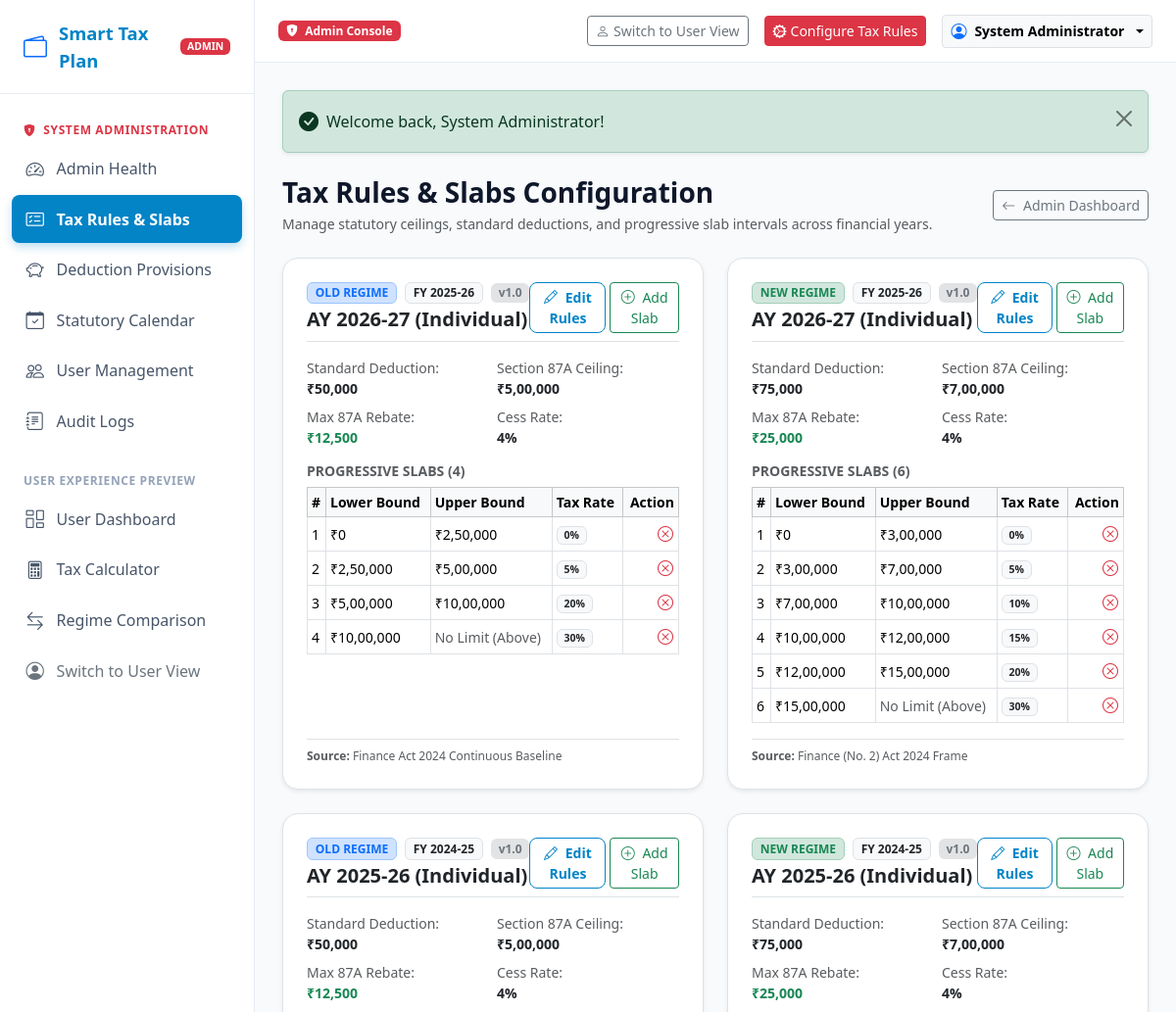
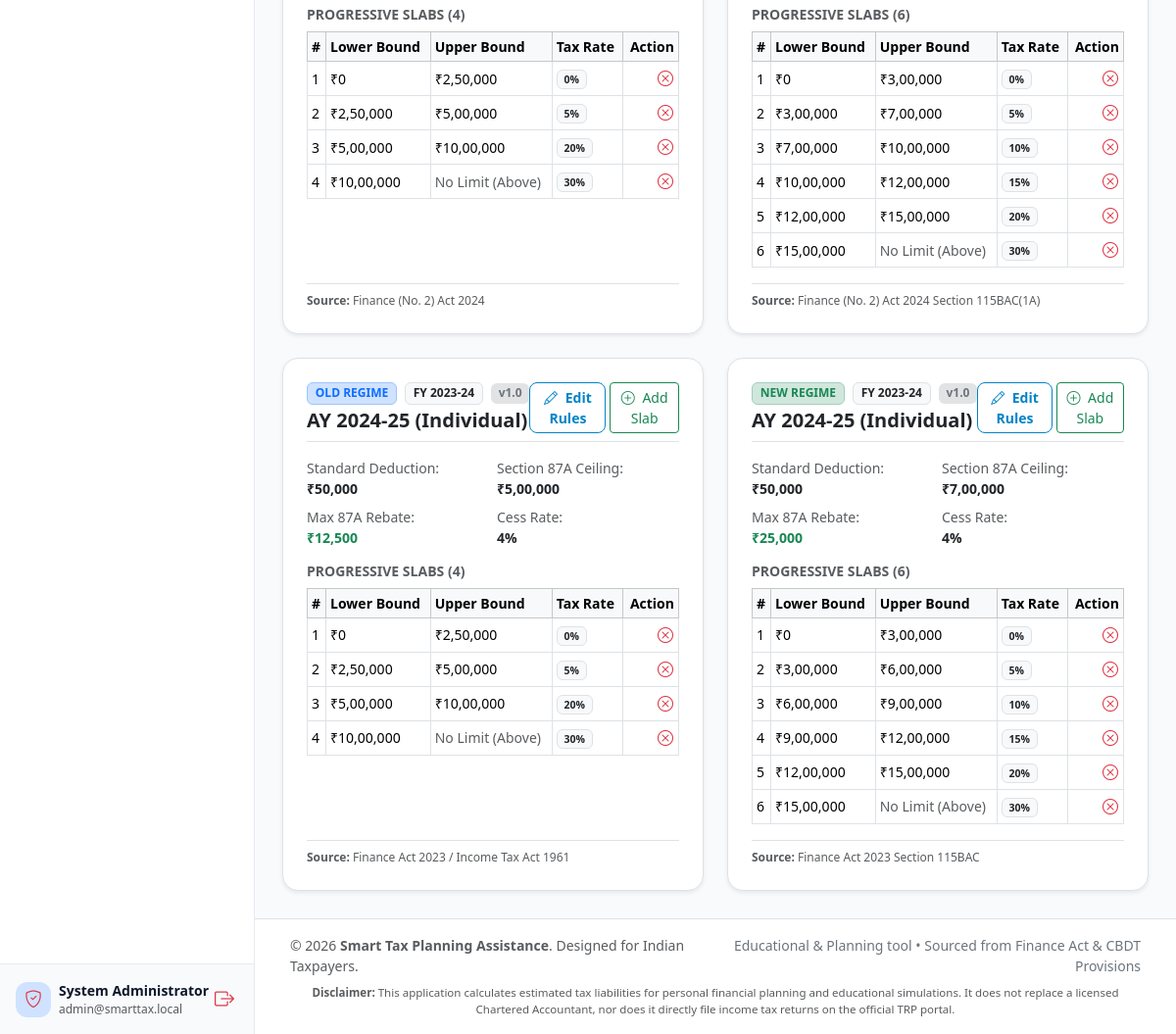
Page /admin/tax_rules.php (signed in) on the committed database (2 pictures, top to bottom).
### tables this page shows
CREATE TABLE `tax_rule_sets` (
    `id` INT AUTO_INCREMENT PRIMARY KEY,
    `financial_year` VARCHAR(10) NOT NULL,
    `assessment_year` VARCHAR(10) NOT NULL,
    `tax_regime` ENUM('old', 'new') NOT NULL,
    `taxpayer_category` VARCHAR(50) NOT NULL DEFAULT 'individual',
    `rule_version` VARCHAR(20) NOT NULL DEFAULT '1.0',
    `standard_deduction` DECIMAL(15,2) NOT NULL DEFAULT 50000.00,
    `rebate_87a_limit` DECIMAL(15,2) NOT NULL DEFAULT 700000.00,
    `rebate_87a_max` DECIMAL(15,2) NOT NULL DEFAULT 25000.00,
    `cess_rate` DECIMAL(5,4) NOT NULL DEFAULT 0.0400,
    `effective_date` DATE NOT NULL,
    `verification_status` ENUM('verified', 'provisional', 'draft') NOT NULL DEFAULT 'verified',
    `source_reference` VARCHAR(255) NOT NULL,
    `notes` TEXT NULL,
    `created_at` DATETIME NOT NULL DEFAULT CURRENT_TIMESTAMP,
    `updated_at` DATETIME NOT NULL DEFAULT CURRENT_TIMESTAMP ON UPDATE CURRENT_TIMESTAMP,
    UNIQUE KEY `uq_rule_set` (`financial_year`, `tax_regime`, `taxpayer_category`, `rule_version`)
);

CREATE TABLE `tax_slabs` (
    `id` INT AUTO_INCREMENT PRIMARY KEY,
    `rule_set_id` INT NOT NULL,
    `slab_order` INT NOT NULL DEFAULT 1,
    `lower_bound` DECIMAL(15,2) NOT NULL DEFAULT 0.00,
    `upper_bound` DECIMAL(15,2) NULL,
    `rate` DECIMAL(5,4) NOT NULL DEFAULT 0.0000,
    `conditions` VARCHAR(255) NULL,
    INDEX `idx_slabs_rule_set` (`rule_set_id`),
    CONSTRAINT `fk_slab_rule_set` FOREIGN KEY (`rule_set_id`) REFERENCES `tax_rule_sets` (`id`) ON DELETE CASCADE
);

### config/app.php (called while the page is built, shortened)
<?php
function baseUrl($path = '') {
    $scriptDir = str_replace('\\', '/', dirname($_SERVER['SCRIPT_NAME'] ?? ''));
    if ($scriptDir === '/' || $scriptDir === '\\' || $scriptDir === '.') {
        $scriptDir = '';
    } else {
        $pos = strpos($scriptDir, '/smart-tax-planning');
        if ($pos !== false) {
            $scriptDir = substr($scriptDir, 0, $pos + strlen('/smart-tax-planning'));
        } else {
            $scriptDir = '';
        }
    }
    $scheme = (!empty($_SERVER['HTTPS']) && $_SERVER['HTTPS'] !== 'off') ? 'https' : 'http';
    $host = $_SERVER['HTTP_HOST'] ?? 'localhost';
    $base = $scheme . '://' . $host . $scriptDir;
    $path = ltrim($path, '/');
    return $path ? rtrim($base, '/') . '/' . $path : rtrim($base, '/');
}
function formatInr($number, $includeDecimal = false) {
    $negative = $number < 0;
    $number = abs($number);
    if ($includeDecimal) {
        $formatted = number_format($number, 2, '.', '');
        list($integerPart, $decimalPart) = explode('.', $formatted);
    } else {
        $integerPart = (string)round($number);
    }
    $len = strlen($integerPart);
    if ($len > 3) {
        $lastThree = substr($integerPart, -3);
        $remaining = substr($integerPart, 0, $len - 3);
        $remaining = preg_replace('/(\d)(?=(\d{2})+(?!\d))/', '$1,', $remaining);
        $formattedInteger = $remaining . ',' . $lastThree;
    } else {
        $formattedInteger = $integerPart;
    }
    $result = '₹' . ($negative ? '-' : '') . $formattedInteger;
    return $result;
}
function e($value) {
    return htmlspecialchars((string)($value ?? ''), ENT_QUOTES, 'UTF-8');
}

### admin/tax_rules.php (the view, shortened to what this page needs)
<?php
require_once __DIR__ . '/../config/app.php';
$pdo = getDb();
$stmt = $pdo->query("SELECT * FROM `tax_rule_sets` ORDER BY `financial_year` DESC, `tax_regime` ASC");
$ruleSets = $stmt->fetchAll();
foreach ($ruleSets as &$rs) {
    $sStmt = $pdo->prepare("SELECT * FROM `tax_slabs` WHERE `rule_set_id` = :id ORDER BY `slab_order` ASC, `lower_bound` ASC");
    $sStmt->execute([':id' => $rs['id']]);
    $rs['slabs'] = $sStmt->fetchAll();
}
require_once __DIR__ . '/../includes/header.php';
?>
<div class="d-flex flex-column flex-md-row justify-content-between align-items-md-center gap-3 mb-4">
    <div>
        <h3 class="fw-bold mb-1">Tax Rules &amp; Slabs Configuration</h3>
        <p class="text-muted small mb-0">Manage statutory ceilings, standard deductions, and progressive slab intervals across financial years.</p>
    </div>
    <div class="d-flex align-items-center gap-2">
        <a href="<?= baseUrl('admin/dashboard.php') ?>" class="btn btn-outline-secondary btn-sm">
            <i class="bi bi-arrow-left me-1"></i> Admin Dashboard
        </a>
    </div>
</div>
<div class="row g-4">
    <?php foreach ($ruleSets as $rs): ?>
        <div class="col-lg-6">
            <div class="glass-card p-4 bg-white border shadow-sm h-100 d-flex flex-column">
                <div class="d-flex justify-content-between align-items-start mb-3 border-bottom pb-2">
                    <div>
                        <div class="d-flex align-items-center gap-2 mb-1">
                            <span class="badge <?= $rs['tax_regime'] === 'new' ? 'bg-success-subtle text-success border border-success-subtle' : 'bg-primary-subtle text-primary border border-primary-subtle' ?>">
                                <?= strtoupper($rs['tax_regime']) ?> REGIME
                            </span>
                            <span class="badge bg-light text-dark border">FY <?= e($rs['financial_year']) ?></span>
                            <span class="badge bg-secondary-subtle text-secondary">v<?= e($rs['rule_version']) ?></span>
                        </div>
                        <h5 class="fw-bold text-dark mb-0">AY <?= e($rs['assessment_year']) ?> (<?= e(ucfirst($rs['taxpayer_category'])) ?>)</h5>
                    </div>
                    <div class="d-flex gap-1">
                        <button type="button" class="btn btn-sm btn-outline-primary" onclick='openEditRuleModal(<?= json_encode($rs) ?>)'>
                            <i class="bi bi-pencil me-1"></i> Edit Rules
                        </button>
                        <button type="button" class="btn btn-sm btn-outline-success" onclick="openAddSlabModal(<?= $rs['id'] ?>, '<?= e($rs['financial_year']) ?> (<?= strtoupper($rs['tax_regime']) ?>)')">
                            <i class="bi bi-plus-circle me-1"></i> Add Slab
                        </button>
                    </div>
                </div>
                <div class="row g-2 mb-3 small">
                    <div class="col-6">
                        <span class="text-muted d-block">Standard Deduction:</span>
                        <strong class="text-dark"><?= formatInr($rs['standard_deduction']) ?></strong>
                    </div>
                    <div class="col-6">
                        <span class="text-muted d-block">Section 87A Ceiling:</span>
                        <strong class="text-dark"><?= formatInr($rs['rebate_87a_limit']) ?></strong>
                    </div>
                    <div class="col-6">
                        <span class="text-muted d-block">Max 87A Rebate:</span>
                        <strong class="text-success"><?= formatInr($rs['rebate_87a_max']) ?></strong>
                    </div>
                    <div class="col-6">
                        <span class="text-muted d-block">Cess Rate:</span>
                        <strong class="text-dark"><?= ($rs['cess_rate'] * 100) ?>%</strong>
                    </div>
                </div>
                <h6 class="fw-bold small text-uppercase text-muted mb-2">Progressive Slabs (<?= count($rs['slabs']) ?>)</h6>
                <div class="table-responsive mb-3">
                    <table class="table table-sm table-bordered small mb-0 align-middle">
                        <thead class="table-light">
                            <tr>
                                <th>#</th>
                                <th>Lower Bound</th>
                                <th>Upper Bound</th>
                                <th>Tax Rate</th>
                                <th class="text-end">Action</th>
                            </tr>
                        </thead>
                        <tbody>
                            <?php foreach ($rs['slabs'] as $s): ?>
                                <tr>
                                    <td><?= $s['slab_order'] ?></td>
                                    <td><?= formatInr($s['lower_bound']) ?></td>
                                    <td><?= $s['upper_bound'] ? formatInr($s['upper_bound']) : '<span class="text-muted">No Limit (Above)</span>' ?></td>
                                    <td><span class="badge bg-light text-dark border"><?= ($s['rate'] * 100) ?>%</span></td>
                                    <td class="text-end">
                                        <form method="POST" action="<?= baseUrl('admin/tax_rules.php') ?>" class="d-inline" onsubmit="return confirm('Delete this slab interval?');">
                                            <button type="submit" class="btn btn-link text-danger p-0 ms-1" title="Delete Slab">
                                                <i class="bi bi-x-circle"></i>
                                            </button>
                                        </form>
                                    </td>
                                </tr>
                            <?php endforeach; ?>
                        </tbody>
                    </table>
                </div>
                <div class="mt-auto pt-2 border-top text-muted small" style="font-size:0.75rem;">
                    <strong>Source:</strong> <?= e($rs['source_reference']) ?>
                </div>
            </div>
        </div>
    <?php endforeach; ?>
</div>
<?php require_once __DIR__ . '/../includes/footer.php'; ?>

### assets/css/style.css (style rules this page uses)
:root { --primary-color: #0284c7; --primary-hover: #0369a1; --primary-light: #e0f2fe; --secondary-color: #0f766e; --accent-color: #38bdf8; --success-color: #10b981; --warning-color: #f59e0b; --danger-color: #ef4444; --bg-main: #f8fafc; --bg-card: rgba(255, 255, 255, 0.88); --border-color: rgba(226, 232, 240, 0.85); --text-primary: #0f172a; --text-muted: #64748b; --glass-blur: blur(12px); --card-shadow: 0 10px 25px -5px rgba(15, 23, 42, 0.05), 0 8px 10px -6px rgba(15, 23, 42, 0.03); --card-shadow-hover: 0 20px 30px -10px rgba(2, 132, 199, 0.12); --radius-lg: 16px; --radius-md: 12px; }
body { font-family: 'Segoe UI', system-ui, -apple-system, BlinkMacSystemFont, Roboto, sans-serif; background-color: var(--bg-main); color: var(--text-primary); min-height: 100vh; display: flex; flex-direction: column; }
.glass-card { background: var(--bg-card); backdrop-filter: var(--glass-blur); -webkit-backdrop-filter: var(--glass-blur); border: 1px solid var(--border-color); border-radius: var(--radius-lg); box-shadow: var(--card-shadow); transition: transform 0.2s ease, box-shadow 0.2s ease; }
.btn-outline-primary { color: var(--primary-color); border-color: var(--primary-color); border-radius: 8px; font-weight: 600; }

### assets/css/admin.css (style rules this page uses)
:root { --admin-primary: #4f46e5; --admin-primary-dark: #3730a3; --admin-primary-light: #e0e7ff; --admin-accent: #06b6d4; --admin-emerald: #10b981; --admin-amber: #f59e0b; --admin-rose: #f43f5e; --admin-slate-dark: #0f172a; --admin-card-bg: rgba(255, 255, 255, 0.92); --admin-card-border: rgba(226, 232, 240, 0.85); --admin-glow: 0 10px 30px -10px rgba(79, 70, 229, 0.15); }

### rows in the picture
tax_rule_sets: tax_regime "OLD", financial_year "2025-26", rule_version "1.0", assessment_year "2026-27", taxpayer_category "Individual", standard_deduction "₹50,000", rebate_87a_limit "₹5,00,000", rebate_87a_max "₹12,500", $rs['cess_rate']*100 "4", count($rs['slabs']) "4", source_reference "Finance Act 2024 Continuous Baseline"
tax_slabs: slab_order "1", lower_bound "₹0", upper_bound "₹2,50,000", $s['rate']*100 "0"
tax_slabs: slab_order "2", lower_bound "₹2,50,000", upper_bound "₹5,00,000", $s['rate']*100 "5"
tax_slabs: slab_order "3", lower_bound "₹5,00,000", upper_bound "₹10,00,000", $s['rate']*100 "20"
tax_slabs: slab_order "4", lower_bound "₹10,00,000", shows "No Limit (Above)", $s['rate']*100 "30"
tax_rule_sets: tax_regime "NEW", financial_year "2025-26", rule_version "1.0", assessment_year "2026-27", taxpayer_category "Individual", standard_deduction "₹75,000", rebate_87a_limit "₹7,00,000", rebate_87a_max "₹25,000", $rs['cess_rate']*100 "4", count($rs['slabs']) "6", source_reference "Finance (No. 2) Act 2024 Frame"
tax_slabs: slab_order "1", lower_bound "₹0", upper_bound "₹3,00,000", $s['rate']*100 "0"
tax_slabs: slab_order "2", lower_bound "₹3,00,000", upper_bound "₹7,00,000", $s['rate']*100 "5"
tax_slabs: slab_order "3", lower_bound "₹7,00,000", upper_bound "₹10,00,000", $s['rate']*100 "10"
tax_slabs: slab_order "4", lower_bound "₹10,00,000", upper_bound "₹12,00,000", $s['rate']*100 "15"
tax_slabs: slab_order "5", lower_bound "₹12,00,000", upper_bound "₹15,00,000", $s['rate']*100 "20"
tax_slabs: slab_order "6", lower_bound "₹15,00,000", shows "No Limit (Above)", $s['rate']*100 "30"
tax_rule_sets: tax_regime "OLD", financial_year "2024-25", rule_version "1.0", assessment_year "2025-26", taxpayer_category "Individual", standard_deduction "₹50,000", rebate_87a_limit "₹5,00,000", rebate_87a_max "₹12,500", $rs['cess_rate']*100 "4", count($rs['slabs']) "4", source_reference "Finance (No. 2) Act 2024"
tax_slabs: slab_order "1", lower_bound "₹0", upper_bound "₹2,50,000", $s['rate']*100 "0"
tax_slabs: slab_order "2", lower_bound "₹2,50,000", upper_bound "₹5,00,000", $s['rate']*100 "5"
tax_slabs: slab_order "3", lower_bound "₹5,00,000", upper_bound "₹10,00,000", $s['rate']*100 "20"
tax_slabs: slab_order "4", lower_bound "₹10,00,000", shows "No Limit (Above)", $s['rate']*100 "30"
tax_rule_sets: tax_regime "NEW", financial_year "2024-25", rule_version "1.0", assessment_year "2025-26", taxpayer_category "Individual", standard_deduction "₹75,000", rebate_87a_limit "₹7,00,000", rebate_87a_max "₹25,000", $rs['cess_rate']*100 "4", count($rs['slabs']) "6", source_reference "Finance (No. 2) Act 2024 Section 115BAC(1A)"
tax_slabs: slab_order "1", lower_bound "₹0", upper_bound "₹3,00,000", $s['rate']*100 "0"
tax_slabs: slab_order "2", lower_bound "₹3,00,000", upper_bound "₹7,00,000", $s['rate']*100 "5"
tax_slabs: slab_order "3", lower_bound "₹7,00,000", upper_bound "₹10,00,000", $s['rate']*100 "10"
tax_slabs: slab_order "4", lower_bound "₹10,00,000", upper_bound "₹12,00,000", $s['rate']*100 "15"
tax_slabs: slab_order "5", lower_bound "₹12,00,000", upper_bound "₹15,00,000", $s['rate']*100 "20"
tax_slabs: slab_order "6", lower_bound "₹15,00,000", shows "No Limit (Above)", $s['rate']*100 "30"
tax_rule_sets: tax_regime "OLD", financial_year "2023-24", rule_version "1.0", assessment_year "2024-25", taxpayer_category "Individual", standard_deduction "₹50,000", rebate_87a_limit "₹5,00,000", rebate_87a_max "₹12,500", $rs['cess_rate']*100 "4", count($rs['slabs']) "4", source_reference "Finance Act 2023 / Income Tax Act 1961"
tax_slabs: slab_order "1", lower_bound "₹0", upper_bound "₹2,50,000", $s['rate']*100 "0"
tax_slabs: slab_order "2", lower_bound "₹2,50,000", upper_bound "₹5,00,000", $s['rate']*100 "5"
tax_slabs: slab_order "3", lower_bound "₹5,00,000", upper_bound "₹10,00,000", $s['rate']*100 "20"
tax_slabs: slab_order "4", lower_bound "₹10,00,000", shows "No Limit (Above)", $s['rate']*100 "30"
tax_rule_sets: tax_regime "NEW", financial_year "2023-24", rule_version "1.0", assessment_year "2024-25", taxpayer_category "Individual", standard_deduction "₹50,000", rebate_87a_limit "₹7,00,000", rebate_87a_max "₹25,000", $rs['cess_rate']*100 "4", count($rs['slabs']) "6", source_reference "Finance Act 2023 Section 115BAC"
tax_slabs: slab_order "1", lower_bound "₹0", upper_bound "₹3,00,000", $s['rate']*100 "0"
tax_slabs: slab_order "2", lower_bound "₹3,00,000", upper_bound "₹6,00,000", $s['rate']*100 "5"
tax_slabs: slab_order "3", lower_bound "₹6,00,000", upper_bound "₹9,00,000", $s['rate']*100 "10"
tax_slabs: slab_order "4", lower_bound "₹9,00,000", upper_bound "₹12,00,000", $s['rate']*100 "15"
tax_slabs: slab_order "5", lower_bound "₹12,00,000", upper_bound "₹15,00,000", $s['rate']*100 "20"
tax_slabs: slab_order "6", lower_bound "₹15,00,000", shows "No Limit (Above)", $s['rate']*100 "30"

### other values in the picture
$user['name'] "System Administrator"
$user['email'] "admin@smarttax.local"
$flash['message'] "Welcome back, System Administrator!"
